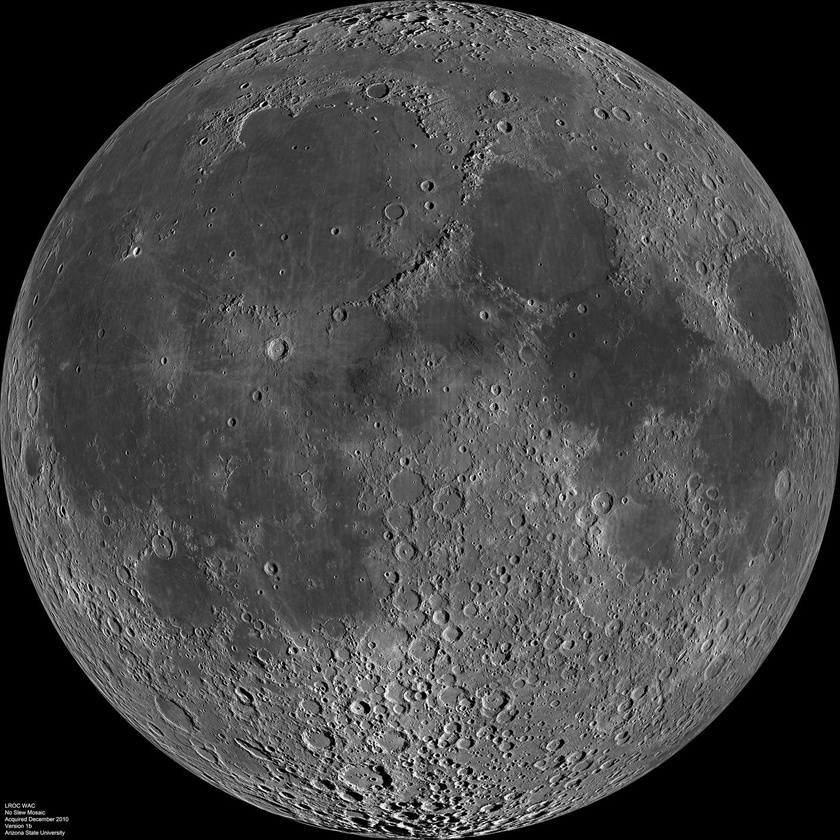
%> input picture moon.jpg, 840 x 840 px, shrunk from 1400 x 1400 before the run
$ octave denosing.m   (GNU Octave 9; MATLAB toolbox functions it lacks are replaced by stand-ins)
%> lines starting %> are read from the running program, lines starting %| are printed output that depends on the picture
% Load the image
a = imread('moon.jpg');
%> a is the input picture: size 840x840 uint8; min 0, max 255, mean 68.4

% Add Gaussian noise to the image
noiseLevel = 0.01;
noise = noiseLevel * randn(size(a));
img_noisy = im2double(a) + noise;
img_noisy = min(max(img_noisy, 0), 1);

% Display the noisy image
figure;
imshow(img_noisy, []);
title('Noisy Image');

% Create a Gaussian filter (low-pass filter)
H = fspecial('gaussian', [9 9], 2);

% Compute the frequency spectrum of the noisy image
ma = abs(fft2(img_noisy));

% Compute the frequency spectrum of the Gaussian filter
[nblig, nbcol] = size(img_noisy);
%> nblig = 840; nbcol = 840
mH = abs(fft2(H, nblig, nbcol));

% Apply the filter in the frequency domain
maf = ma .* mH;
phase = angle(fft2(img_noisy));
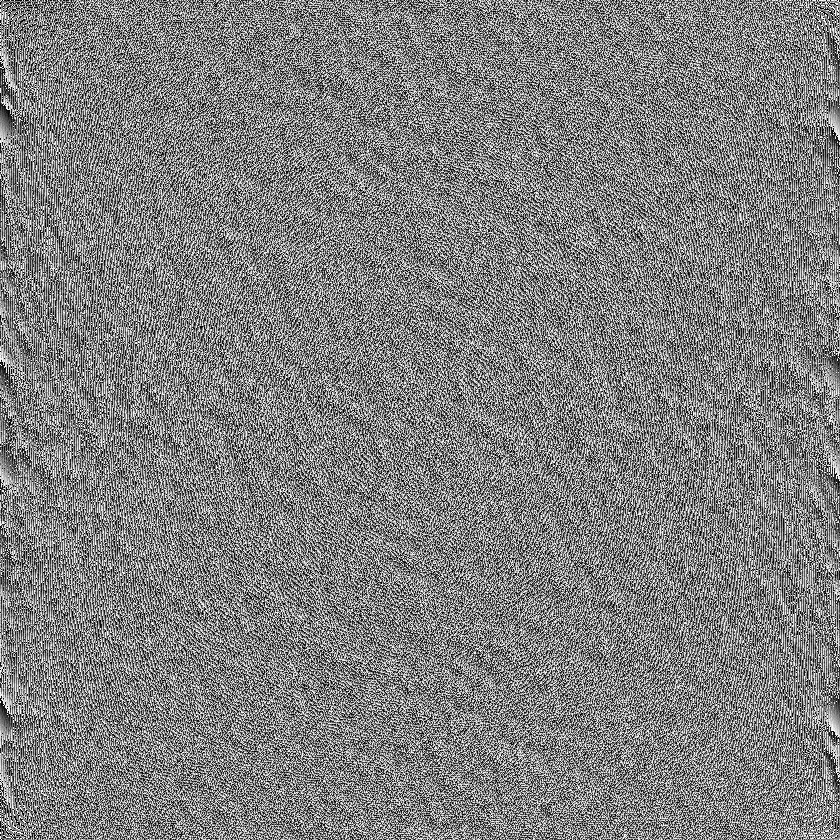
%> phase: size 840x840 double; min -3.14, max 3.14, mean 8.9e-06; drawn with min black and max white
z = maf .* exp(1i * phase);
z2 = ifft2(z);
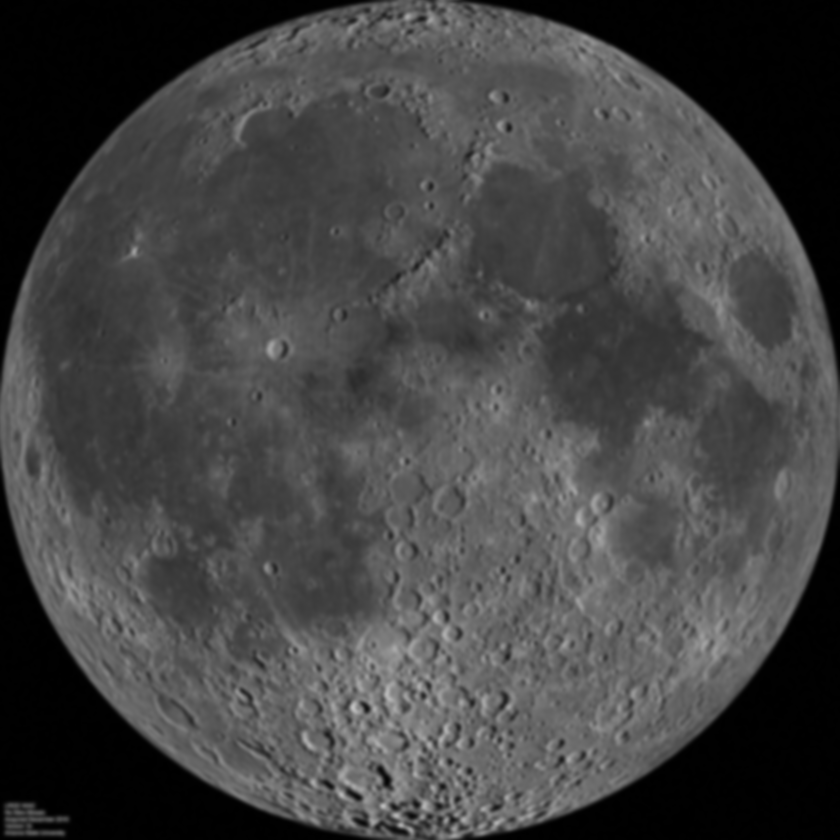
%> z2: size 840x840 double; min 0.000905, max 0.756, mean 0.269
img_filtered = real(z2);

% Display the filtered image using Fourier Transform (TF)
figure;
imshow(img_filtered, []);
title('Filtered Image using Gaussian Filter in Frequency Domain');

% Apply wavelet denoising
%> (the run ends here)
